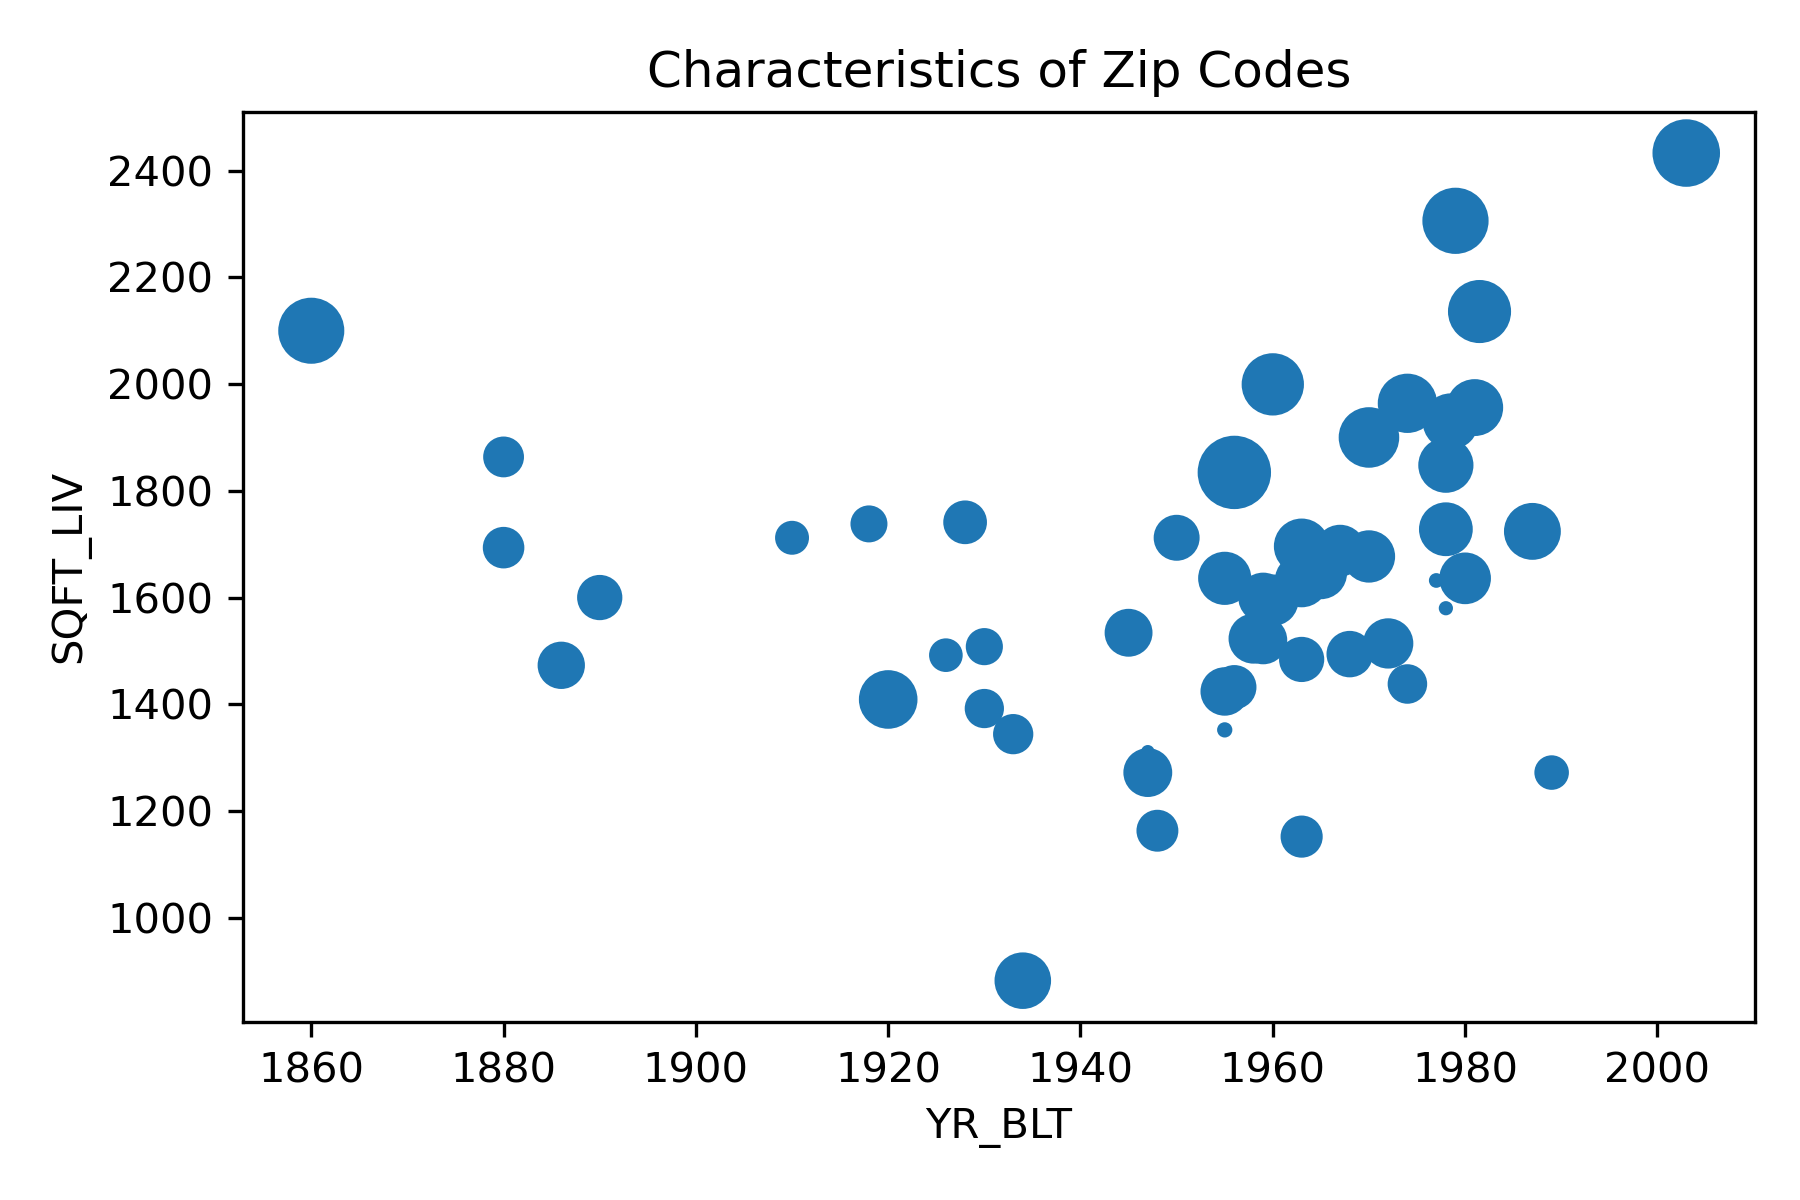

Reproduce this figure in Python.
#!/usr/bin/env python3
# -*- coding: utf-8 -*-
"""
Created on Mon Feb 20 11:51:09 2023

@author: anano
"""

import pandas as pd
import matplotlib.pyplot as plt

use_type = {"ZCTA5CE10":str} #specifies data type of ZCTA5CE10 (zip code for property) as string
raw = pd.read_csv("onondaga-tax-parcels.zip", dtype=use_type) #tells python to interpret ZCTA column as string
len(raw) #it has 180704 records

raw["zipcode"] = raw["ZCTA5CE10"] #duplicates ZCTA to zipcode
raw["value_k"] = raw["TOTAL_AV"]/1000 #changes reporting unit to thousands of dollars

key_vars = ["zipcode", "value_k", "PROP_CLASS"]
usable = raw.dropna(subset=key_vars)#drops missing values from key_vars
len(usable) #it has 180450 records

is_res = usable["PROP_CLASS"].between(200, 299) #marks residential properties TRUE

res = usable[is_res] #res stores values which are true (e.i. values about residential properties)
len(res)

tot_n = len(res) #total_n equals to number of records in res
mean_k = res["value_k"].mean() #when attempting to round, error occurs: 'float' object has no attribute 'round'
tot_bil = (res["value_k"].sum())/1e6 #calculates total value of property in billions

print("Number of Records: ", tot_n)
print("Average Value of Property: ", mean_k)
print("Total Value of Propoerty: ", mean_k)

by_zip = res.groupby("zipcode") #groups data by zipcode
attr = ["SQFT_LIV", "NBR_BEDRM", "YR_BLT", "CALC_ACRES"]
summary = by_zip[attr].median()
print(summary) #reult is dataframe that gives median size of living area, # of bedrooms and year of construction 
# by zipcode
summary = summary.round(2)
summary = summary.sort_values("YR_BLT")
print(summary)

value = by_zip["value_k"].describe() #displays summary statistics about propoerty values
value = value.round(2)
value = value.sort_values("50%")
print(value) 

for c in value.columns: 
    summary[c] = value[c]
#use a for loop to loop over the columns of value. 
#Within the loop, we set the summary column c to the value column c using the assignment operator =. 
#Since summary and value have the same index (the zip codes), this will effectively merge the data from value into summary.

summary = summary.sort_index()
summary.to_csv("parcels.csv") #write the results to the output file

fig1, ax1 = plt.subplots() #create new blank figure, fig1 and set of axes, ax1
summary.plot.scatter("YR_BLT", "SQFT_LIV", s='50%', ax=ax1)
title = ax1.set_title("Characteristics of Zip Codes")
fig1.tight_layout()
fig1.savefig("parcels.png", dpi=300)
